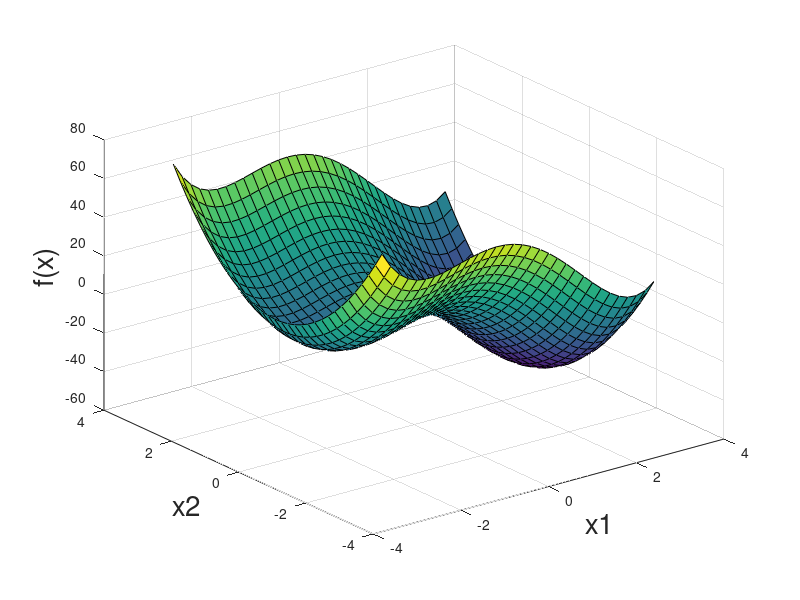

This chart was generated by the following MATLAB code: (Note: this script raises an error after producing the figure.)
% Questao 4.11

%% a) Plot f(x)
[x1,x2] = meshgrid(-pi:.2:pi);
fx = 0.7*(x1).^4 -8*(x1).^2 +6*(x2).^2 +cos(x1*x2) -8*x1;

h1 = figure();
surf(x1,x2,fx)
xlabel('x1', 'FontSize', 20)
ylabel('x2', 'FontSize', 20)
zlabel('f(x)', 'FontSize', 20)
save_pdf(h1, 'q4_11a');
pause;


%% b) Contour plot of f(x)
h2 = figure();
contour(x1,x2,fx)
xlabel('x1', 'FontSize', 20)
ylabel('x2', 'FontSize', 20)
save_pdf(h2, 'q4_11b');
pause;


%% d) Fletcher’s inexact line search

x0 = [-pi;pi];
d0 = [1.0;-1.3];

[alphas_star, min_xs, min_fs] = fletcher_inexact_line_search(x0,d0);

h3 = figure();
contour(x1,x2,fx); hold on;
scatter(min_xs(1,:), min_xs(2,:))
xlabel('x1', 'FontSize', 20)
ylabel('x2', 'FontSize', 20)
save_pdf(h3, 'q4_11d-contour_alphas_1');
pause;

all_alphas = 0:0.01:4.8332;

y1 = zeros(1, length(all_alphas));
for i=1:length(all_alphas)
    alpha = all_alphas(i);
    y1(i) = f(x0 + alpha*d0);
end

h4 = figure();
plot(all_alphas, y1)
xlabel('$\alpha$','Interpreter','latex', 'FontSize', 20)
ylabel('$f(x_0 + \alpha d_0)$','Interpreter','latex', 'FontSize', 20)
save_pdf(h4, 'q4_11d-function');
pause;


all_alphas_star = [];
all_min_xs = [];
all_min_fs = [];
for k=1:10
    [alphas_star, min_xs, min_fs] = fletcher_inexact_line_search(x0,d0);
    
    if length(all_min_fs) > 0
        if (max(min_fs) > min(all_min_fs))
            break;
        end
    end
    all_alphas_star = cat(1, all_alphas_star, alphas_star);
    all_min_xs = cat(2, all_min_xs , min_xs);
    all_min_fs = cat(1, all_min_fs, min_fs);
    x0 = min_xs(:, end);

end

h5 = figure();
contour(x1,x2,fx); hold on;
scatter(all_min_xs(1,:), all_min_xs(2,:))
xlabel('x1', 'FontSize', 20)
ylabel('x2', 'FontSize', 20)
save_pdf(h5, 'q4_11d-contour_alphas_all');
pause;



%% e) Repeat (d) for different values

x0 = [-pi;pi];
d0 = [1.0;-1.1];

[alphas_star, min_xs, min_fs] = fletcher_inexact_line_search(x0,d0);

h6 = figure();
contour(x1,x2,fx); hold on;
scatter(min_xs(1,:), min_xs(2,:))
xlabel('x1', 'FontSize', 20)
ylabel('x2', 'FontSize', 20)
save_pdf(h6, 'q4_11e-contour_alphas_1');
pause;

all_alphas = 0:0.01:4.8332;

y1 = zeros(1, length(all_alphas));
for i=1:length(all_alphas)
    alpha = all_alphas(i);
    y1(i) = f(x0 + alpha*d0);
end

h7 = figure();
plot(all_alphas, y1)
xlabel('$\alpha$','Interpreter','latex', 'FontSize', 20)
ylabel('$f(x_0 + \alpha d_0)$','Interpreter','latex', 'FontSize', 20)
save_pdf(h7, 'q4_11e-function');
pause;


all_alphas_star = [];
all_min_xs = [];
all_min_fs = [];
for k=1:10
    [alphas_star, min_xs, min_fs] = fletcher_inexact_line_search(x0,d0);
    
    if length(all_min_fs) > 0
        if (max(min_fs) > min(all_min_fs))
            break;
        end
    end
    all_alphas_star = cat(1, all_alphas_star, alphas_star);
    all_min_xs = cat(2, all_min_xs , min_xs);
    all_min_fs = cat(1, all_min_fs, min_fs);
    x0 = min_xs(:, end);

end

h8 = figure();
contour(x1,x2,fx); hold on;
scatter(all_min_xs(1,:), all_min_xs(2,:))
xlabel('x1', 'FontSize', 20)
ylabel('x2', 'FontSize', 20)
save_pdf(h8, 'q4_11e-contour_alphas_all');
pause;

close all;

%% c) Compute the gradient of f(x)

function gradient = g(x)
gradient = [(14*x(1)^3)/5 - x(2)*sin(x(1)*x(2)) - 16*x(1) - 8;
      12*x(2) - x(1)*sin(x(1)*x(2))];
end

function y = f(x)
    y = 0.7*(x(1))^4 -8*(x(1))^2 +6*(x(2))^2 +cos(x(1)*x(2)) -8*x(1);
end